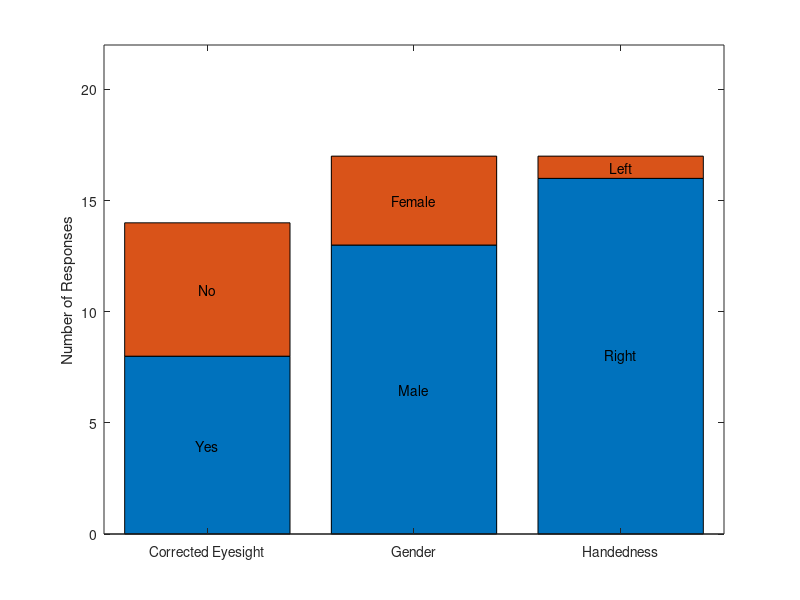

Recreate this plot in MATLAB.
Values = [8,6;13,4;16,1];
Labels = {"Corrected Eyesight","Gender", "Handedness"};
BarLabels = {'Yes' 'No';'Male' 'Female';'Right' 'Left'};
%BarLabels = {'Yes' 'Male' 'Right' 'No' 'Female' 'Left'};% 'Right''Left'

figure(1)
hBar = bar(Values, 'stacked');
ylabel("Number of Responses")
xt = get(gca, 'XTick');
set(gca, 'XTick', xt, 'XTickLabel', Labels)
yd = get(hBar, 'YData');
barbase = cumsum([zeros(size(Values,1),1) Values(:,1:end-1)],2);
joblblpos = Values/2 + barbase;
for k1 = 1:size(Values,1)
    a = BarLabels(k1:size(Values,1):end)%
    %b = BarLabels(k1:end)
    text(xt(k1)*ones(1,size(Values,2)), joblblpos(k1,:), a, 'HorizontalAlignment','center')
end
axis([0.5 size(Values,1)+0.5 ceil(ylim*1.1)])